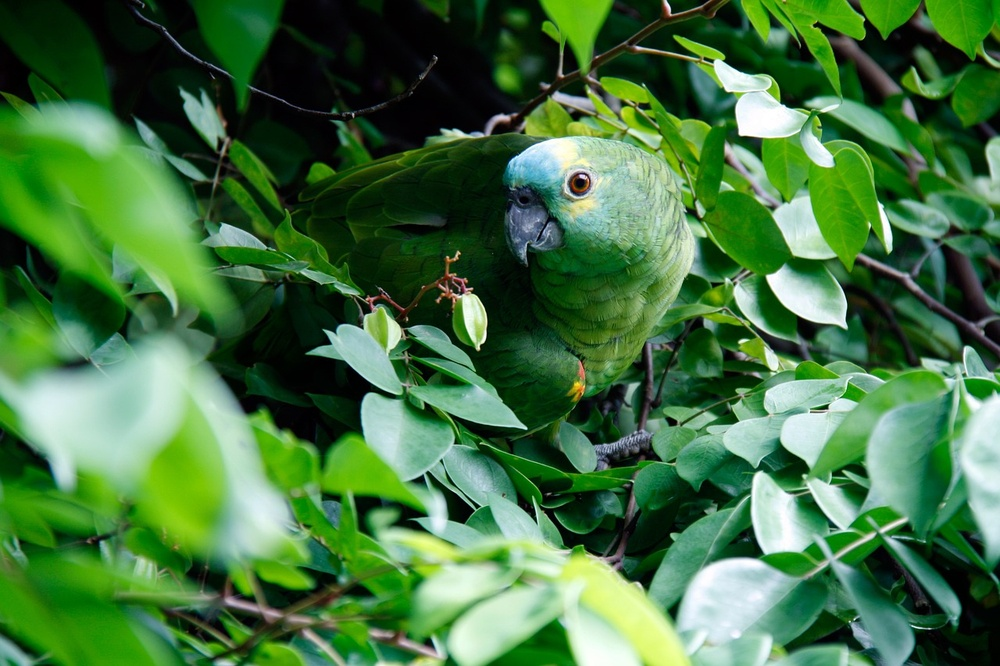
#> input picture images/green_parrot.jpg, 1000 x 666 px, shrunk from 1280 x 853 before the run
$ jupyter execute RGB_color_space.ipynb
#> lines starting #> are read from the running program, lines starting #| are printed output that depends on the picture
[cell 1]
import cv2
import matplotlib.pyplot as plt
import numpy as np

[cell 2]
image = cv2.imread('../images/green_parrot.jpg')
#> image is the input picture: shape (666, 1000, 3); mean B, G, R 65.1, 114.9, 67.6
image = cv2.cvtColor(image, cv2.COLOR_BGR2RGB)

fig = plt.figure(figsize=(20, 10))
plt.imshow(image);

plt.show()

[cell 3]
red = image[:,:,0]
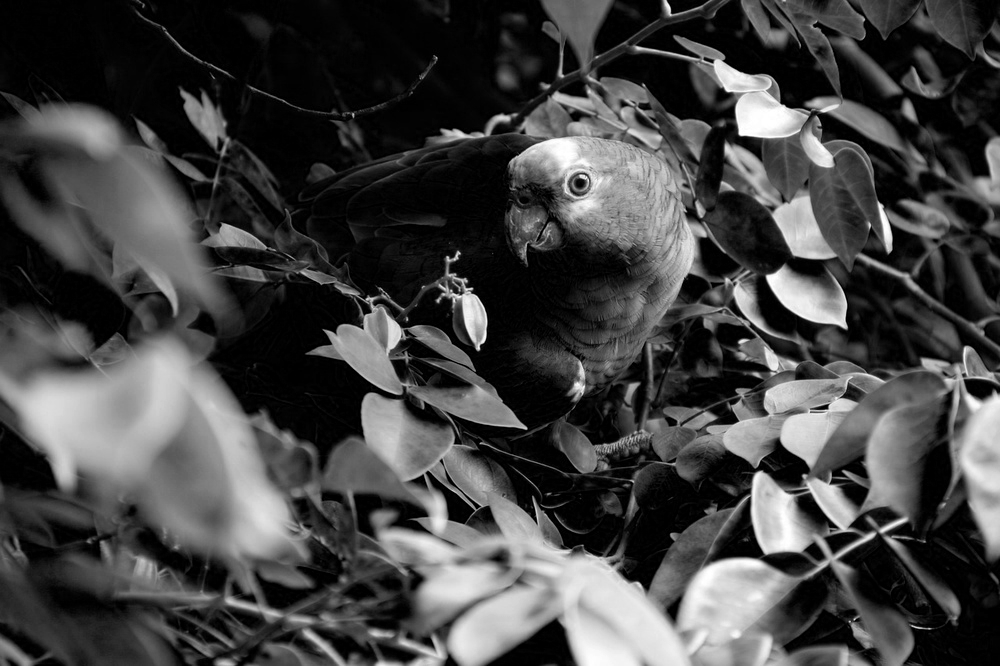
#> red: shape (666, 1000); min 0, max 255, mean 67.6
green = image[:,:,1]
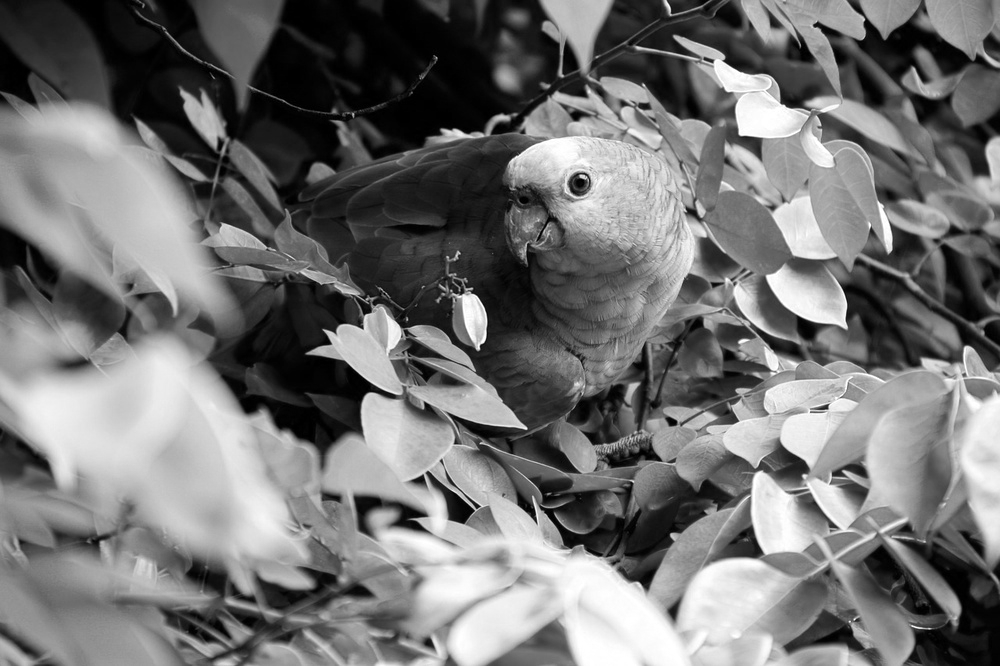
#> green: shape (666, 1000); min 0, max 255, mean 114.9
blue = image[:,:,2]
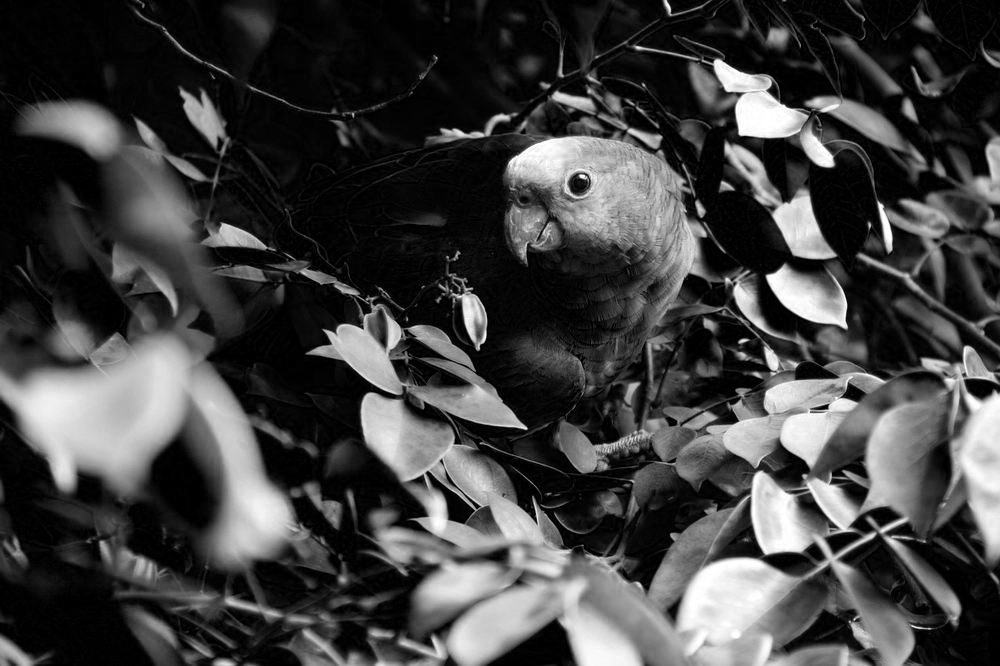
#> blue: shape (666, 1000); min 0, max 255, mean 65.1

[cell 4]
fig, ax = plt.subplots(1, 3, figsize=(15,5))

ax[0].hist(red.ravel(), bins = 256, color='red');
ax[0].set_title('Distribution of red pixels')
ax[0].set_xlabel('Pixel value')

ax[1].hist(green.ravel(), bins = 256, color='g');
ax[1].set_title('Distribution of green pixels')
ax[1].set_xlabel('Pixel value')

ax[2].hist(blue.ravel(), bins = 256);
ax[2].set_title('Distribution of blue pixels')
ax[2].set_xlabel('Pixel value')

plt.show()
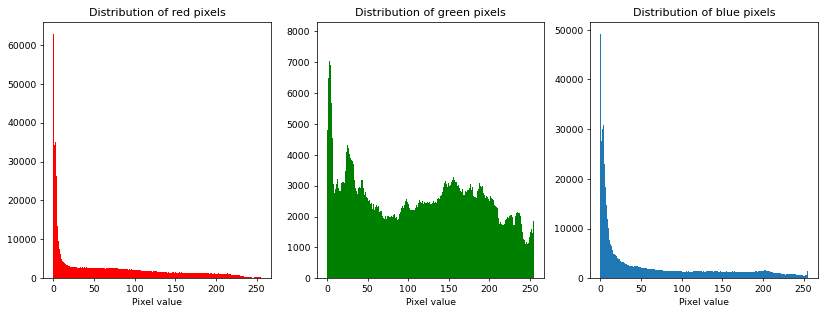
#> figure drawn by matplotlib, 3 panels; panel 1: tallest bar 62809 high, from x = 0 to 0.996; panel 2: tallest bar 7912 high, from x = 1.99 to 2.99; panel 3: tallest bar 49152 high, from x = 0 to 0.996

[cell 5]
fig, ax = plt.subplots(1, 3, figsize=(15,5))

ax[0].imshow(red, cmap='gray')
ax[0].axis('off')

ax[1].imshow(green, cmap='gray')
ax[1].axis('off')

ax[2].imshow(blue, cmap='gray')
ax[2].axis('off')

$ run again, with images/Village.jpg copied over images/green_parrot.jpg
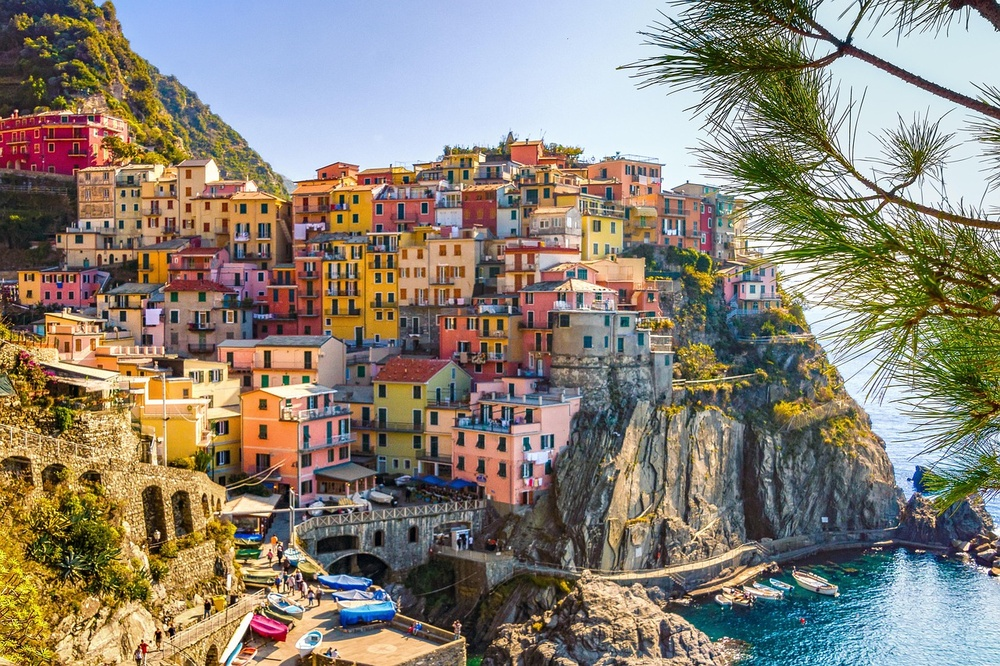
#> input picture images/Village.jpg, 1000 x 666 px, shrunk from 1280 x 853 before the run
#> image is the input picture: shape (666, 1000, 3); mean B, G, R 117.9, 131, 139.2
#> `blue = image[:,:,2]`:
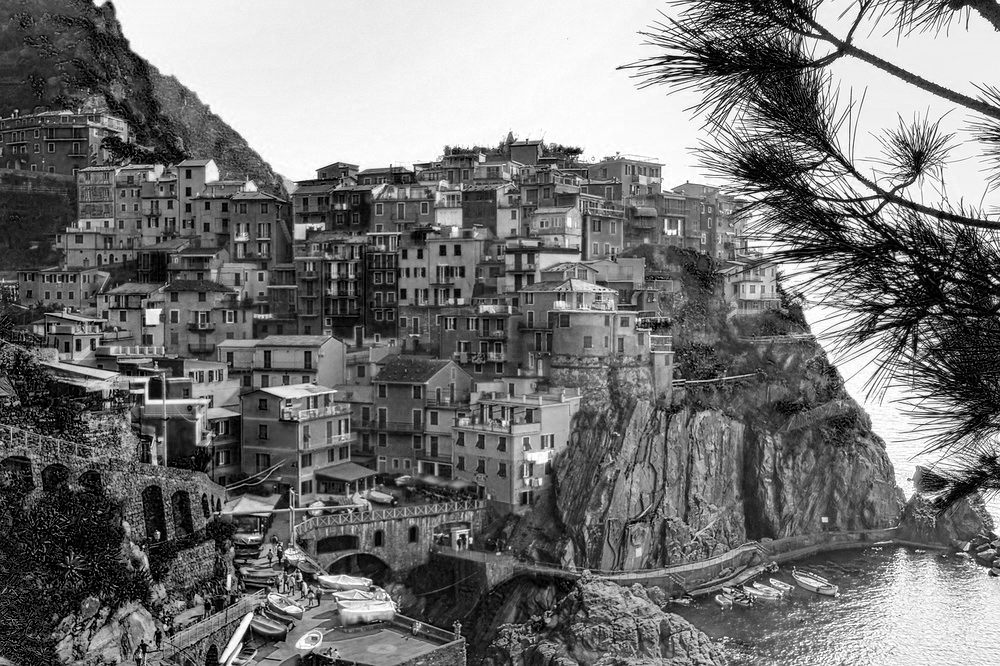
#> blue: shape (666, 1000); min 0, max 255, mean 117.9
#> `plt.show()`:
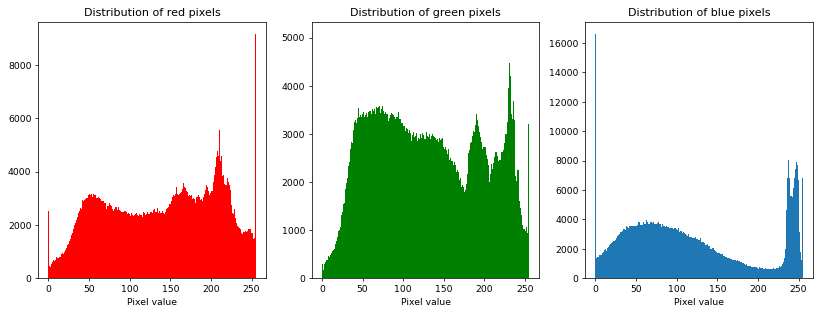
#> figure drawn by matplotlib, 3 panels; panel 1: tallest bar 9158 high, from x = 254 to 255; panel 2: tallest bar 5077 high, from x = 231.1 to 232.1; panel 3: tallest bar 16614 high, from x = 0 to 0.996

$ run again, with images/flat.jpg copied over images/green_parrot.jpg
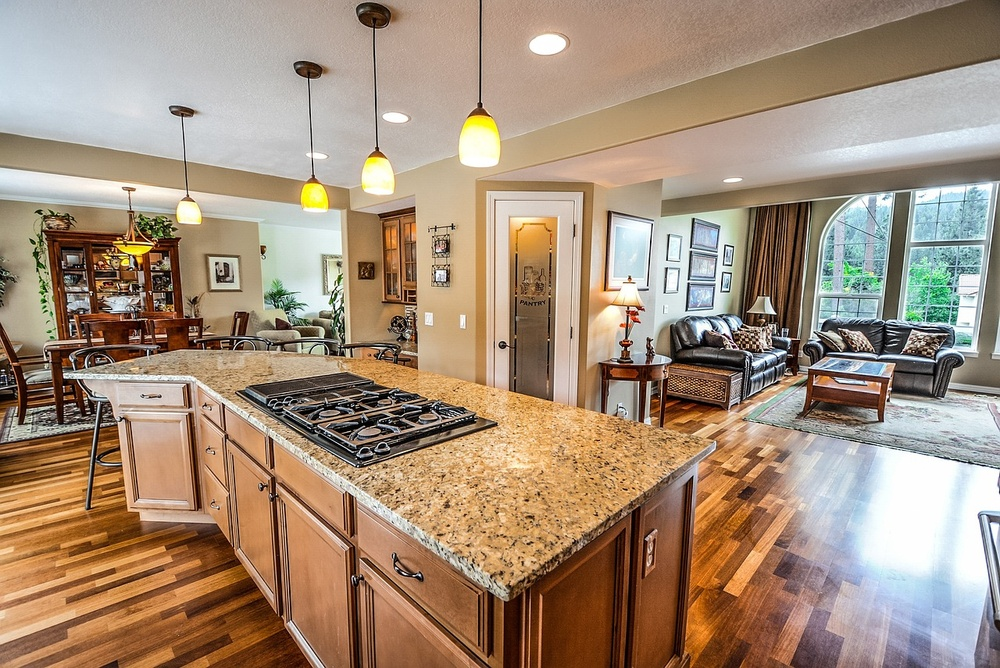
#> input picture images/flat.jpg, 1000 x 668 px, shrunk from 1280 x 855 before the run
#> image is the input picture: shape (668, 1000, 3); mean B, G, R 122, 143, 165.3
#> `blue = image[:,:,2]`:
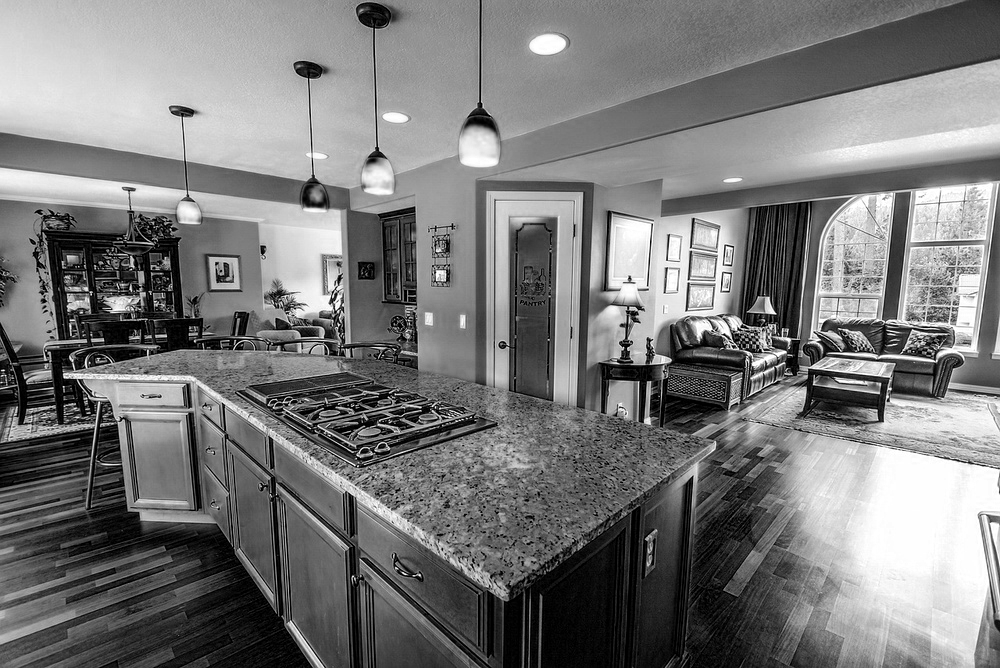
#> blue: shape (668, 1000); min 0, max 255, mean 122
#> `plt.show()`:
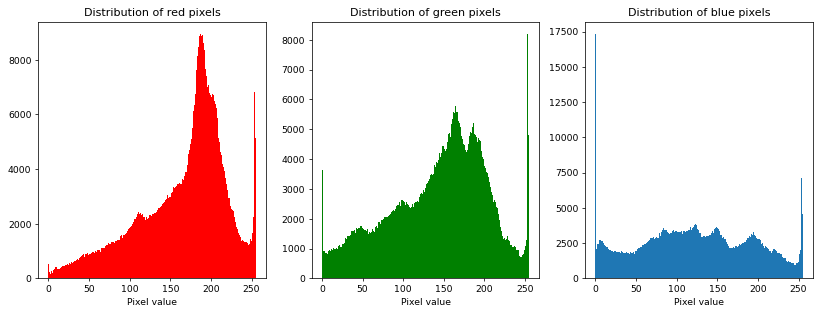
#> figure drawn by matplotlib, 3 panels; panel 2: tallest bar 8196 high, from x = 253 to 254; panel 3: tallest bar 17334 high, from x = 0 to 0.996

$ run again, with images/flower-field.jpg copied over images/green_parrot.jpg
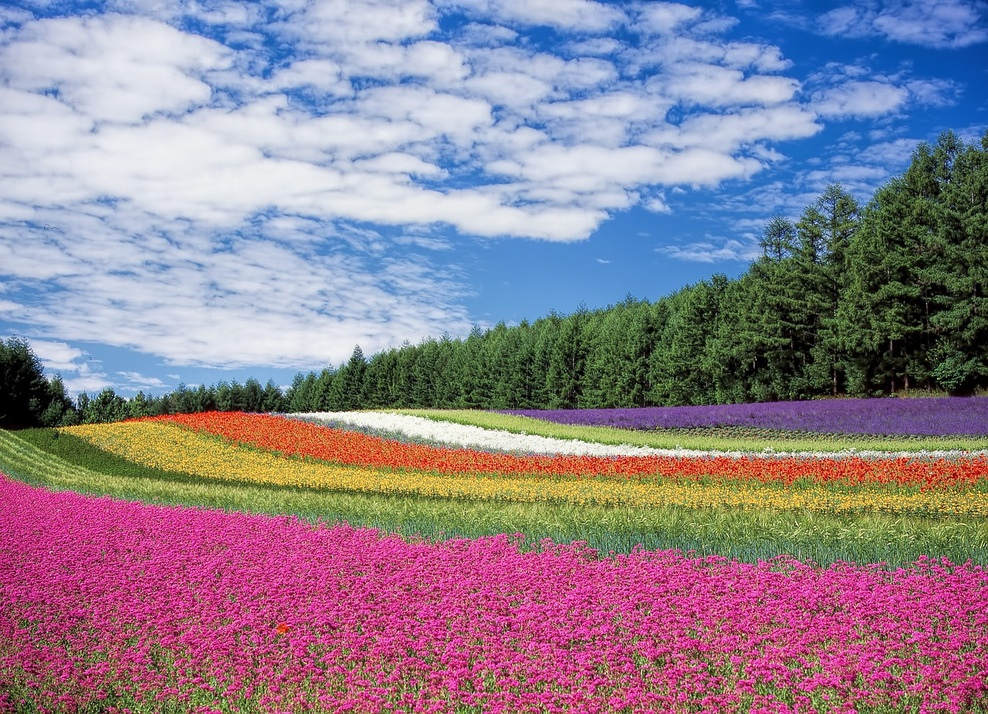
#> input picture images/flower-field.jpg, 988 x 714 px, shrunk from 1280 x 926 before the run
#> image is the input picture: shape (714, 988, 3); mean B, G, R 144.3, 128.7, 142.8
#> `blue = image[:,:,2]`:
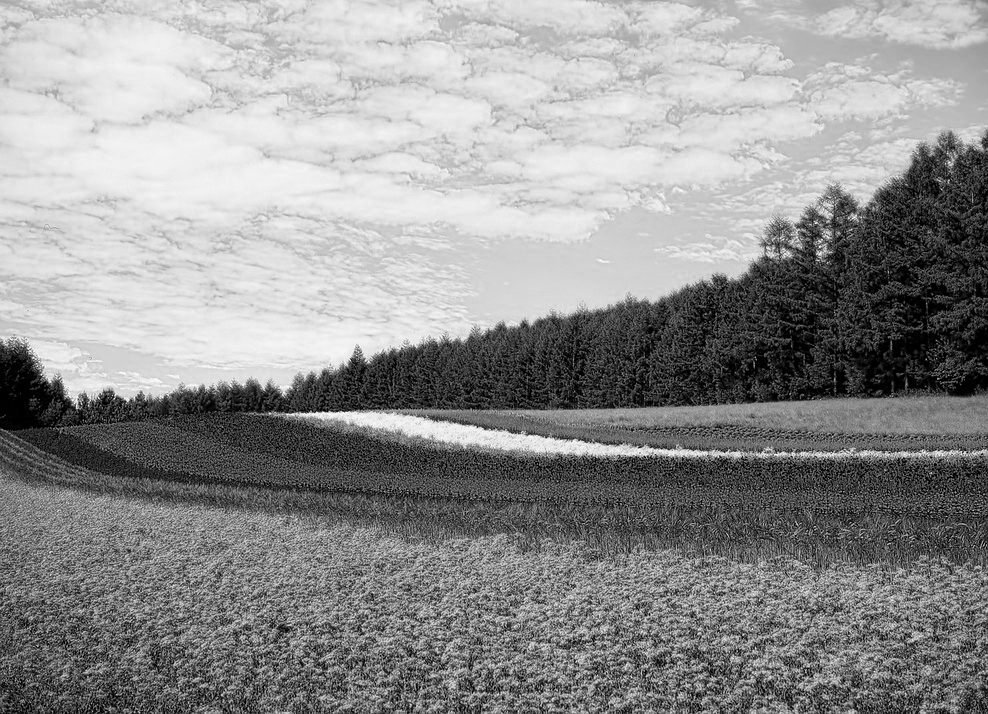
#> blue: shape (714, 988); min 0, max 255, mean 144.3
#> `plt.show()`:
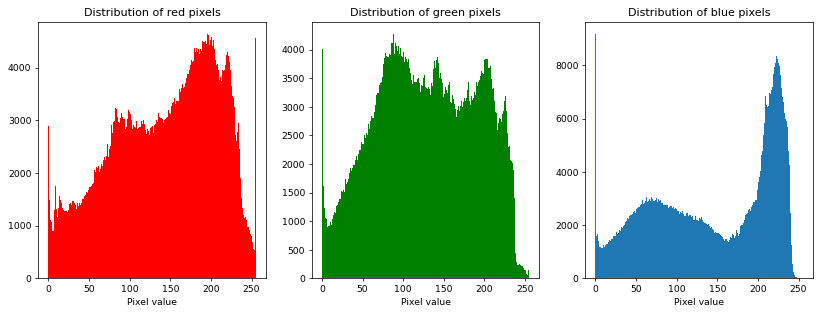
#> figure drawn by matplotlib, 3 panels; panel 1: tallest bar 4638 high, from x = 192.2 to 193.2; panel 2: tallest bar 4273 high, from x = 87.66 to 88.65; panel 3: tallest bar 9184 high, from x = 0 to 0.996
